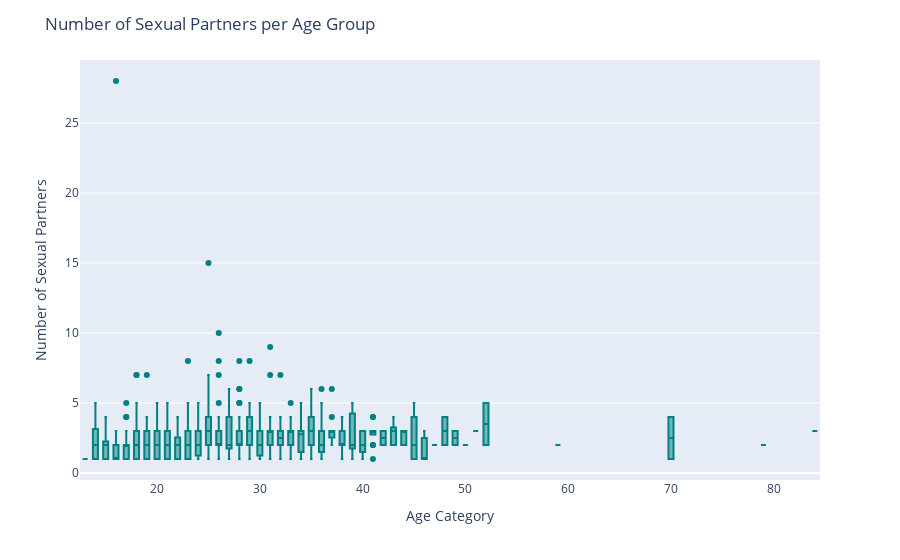

The notebook cell saved with this chart:
### Markdown cell above
### What are the risk factors for cervical cancer:

Risk factors for cervical cancer include:

1.	Human papillomavirus (HPV) infection: Certain types of HPV, particularly HPV-16 and HPV-18, are strongly associated with cervical cancer. Most important risk factor for cervical cancer. HPV is a group of viruses transmitted through sexual contact. Some high-risk HPV types can lead to cervical cell changes and cancer. Other STIs, such as chlamydia or gonorrhea, may also increase the risk of cervical cancer, although their association may not be as strong as with HPV. Prevention: HPV vaccination and safe sexual practices.

2.	Smoking: Women who smoke are at a higher risk of developing cervical cancer compared to non-smokers.

3.	Weakened immune system: Having a weakened immune system, such as due to HIV infection or immunosuppressive medications, increases the risk of cervical cancer.

4.	Early sexual activity: Engaging in sexual activity at an early age increases the risk of HPV infection, which in turn increases the risk of cervical cancer.

5.	Multiple sexual partners: Having multiple sexual partners increases the likelihood of HPV exposure and infection, thus increasing the risk of cervical cancer.

6.	Long-term use of oral contraceptives: Women who use oral contraceptives for an extended period, typically five years or more, have a higher risk of cervical cancer.

7.	Socioeconomic factors: Limited access to healthcare services and lack of regular cervical cancer screenings can also contribute to an increased risk of developing cervical cancer.

### Code cell
age_num_sex_partners = px.box(cancer_df.sort_values(by="Age",ascending=True), x="Age", y="Number of sexual partners",
                      color_discrete_sequence=["teal"], points="outliers",
                      category_orders=["Teenager", "Twenties", "Thirties", "Forties", "Fifties",
                                       "Seventy and over"])
age_num_sex_partners.update_xaxes(title="Age Category")
age_num_sex_partners.update_yaxes(title="Number of Sexual Partners")
age_num_sex_partners.update_layout(title="Number of Sexual Partners per Age Group")
age_num_sex_partners.show()

### Figure 1 — Plotly figure (JSON) as saved in the notebook; plotly's stock layout.template omitted (floating-point values rounded to 4 significant figures; data arrays with more than 128 entries replaced by an {"elided": "..."} marker saying what was removed)
{"data": [{"alignmentgroup": "True", "boxpoints": "outliers", "hovertemplate": "Age=%{x}<br>Number of sexual partners=%{y}<extra></extra>", "legendgroup": "", "marker": {"color": "teal"}, "name": "", "notched": false, "offsetgroup": "", "orientation": "v", "showlegend": false, "type": "box", "x": {"elided": "858 int values"}, "x0": " ", "xaxis": "x", "y": {"elided": "858 float values"}, "y0": " ", "yaxis": "y"}], "layout": {"autosize": true, "boxmode": "group", "legend": {"tracegroupgap": 0}, "margin": {"t": 60}, "title": {"text": "Number of Sexual Partners per Age Group"}, "xaxis": {"anchor": "y", "autorange": true, "domain": [0, 1], "range": [12.5, 84.5], "title": {"text": "Age Category"}, "type": "linear"}, "yaxis": {"anchor": "x", "autorange": true, "domain": [0, 1], "range": [-0.5, 29.5], "title": {"text": "Number of Sexual Partners"}, "type": "linear"}}}
